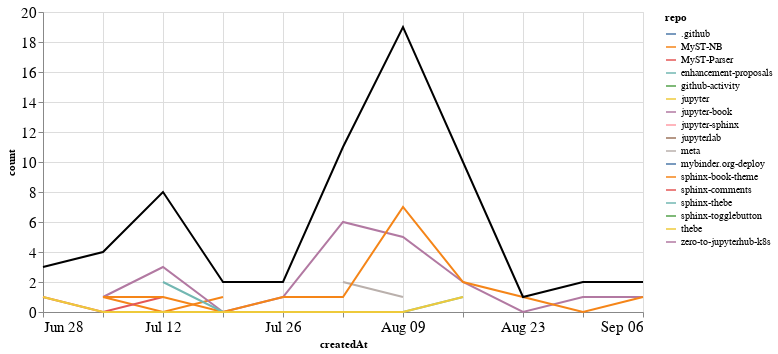

Write notebook code for a chart like this one.
### Markdown cell above
## PRs

### Code cell
prs_time = prs.groupby('repo').resample('W', on='createdAt').count()['author'].reset_index()
prs_time = prs_time.rename(columns={'author': 'count'})
prs_time_total = prs_time.groupby('createdAt').agg({"count": "sum"}).reset_index()

ch1 = alt.Chart(prs_time, width=600).mark_line().encode(
    x='createdAt',
    y='count',
    color='repo',
    tooltip="repo"
)

ch2 = alt.Chart(prs_time_total, width=600).mark_line(color="black").encode(
    x='createdAt',
    y='count',
)

ch1 + ch2

### Figure 1 — Vega-Lite specification as saved in the notebook (floating-point values rounded to 4 significant figures)
{"config": {"axisLeft": {"labelFontSize": 15}, "axisBottom": {"labelFontSize": 15}}, "layer": [{"data": {"name": "data-3340b85c6c765a9559592110fc9e3eb3"}, "mark": "line", "encoding": {"color": {"type": "nominal", "field": "repo"}, "tooltip": {"type": "nominal", "field": "repo"}, "x": {"type": "temporal", "field": "createdAt"}, "y": {"type": "quantitative", "field": "count"}}, "width": 600}, {"data": {"name": "data-ad63749cf881651ce445f22265b1761c"}, "mark": {"type": "line", "color": "black"}, "encoding": {"x": {"type": "temporal", "field": "createdAt"}, "y": {"type": "quantitative", "field": "count"}}, "width": 600}], "$schema": "https://vega.github.io/schema/vega-lite/v4.8.1.json", "datasets": {"data-3340b85c6c765a9559592110fc9e3eb3": [{"repo": ".github", "createdAt": "2020-08-02T00:00:00", "count": 2}, {"repo": "MyST-NB", "createdAt": "2020-07-05T00:00:00", "count": 1}, {"repo": "MyST-NB", "createdAt": "2020-07-12T00:00:00", "count": 0}, {"repo": "MyST-NB", "createdAt": "2020-07-19T00:00:00", "count": 1}, {"repo": "MyST-Parser", "createdAt": "2020-06-28T00:00:00", "count": 1}, {"repo": "MyST-Parser", "createdAt": "2020-07-05T00:00:00", "count": 0}, {"repo": "MyST-Parser", "createdAt": "2020-07-12T00:00:00", "count": 1}, {"repo": "enhancement-proposals", "createdAt": "2020-08-30T00:00:00", "count": 1}, {"repo": "github-activity", "createdAt": "2020-08-09T00:00:00", "count": 2}, {"repo": "jupyter", "createdAt": "2020-07-12T00:00:00", "count": 1}, {"repo": "jupyter-book", "createdAt": "2020-07-05T00:00:00", "count": 1}, {"repo": "jupyter-book", "createdAt": "2020-07-12T00:00:00", "count": 3}, {"repo": "jupyter-book", "createdAt": "2020-07-19T00:00:00", "count": 0}, {"repo": "jupyter-book", "createdAt": "2020-07-26T00:00:00", "count": 1}, {"repo": "jupyter-book", "createdAt": "2020-08-02T00:00:00", "count": 6}, {"repo": "jupyter-book", "createdAt": "2020-08-09T00:00:00", "count": 5}, {"repo": "jupyter-book", "createdAt": "2020-08-16T00:00:00", "count": 2}, {"repo": "jupyter-book", "createdAt": "2020-08-23T00:00:00", "count": 0}, {"repo": "jupyter-book", "createdAt": "2020-08-30T00:00:00", "count": 1}, {"repo": "jupyter-book", "createdAt": "2020-09-06T00:00:00", "count": 1}, {"repo": "jupyter-sphinx", "createdAt": "2020-06-28T00:00:00", "count": 1}, {"repo": "jupyterlab", "createdAt": "2020-08-09T00:00:00", "count": 1}, {"repo": "meta", "createdAt": "2020-08-02T00:00:00", "count": 2}, {"repo": "meta", "createdAt": "2020-08-09T00:00:00", "count": 1}, {"repo": "mybinder.org-deploy", "createdAt": "2020-07-19T00:00:00", "count": 1}, {"repo": "sphinx-book-theme", "createdAt": "2020-07-05T00:00:00", "count": 1}, {"repo": "sphinx-book-theme", "createdAt": "2020-07-12T00:00:00", "count": 1}, {"repo": "sphinx-book-theme", "createdAt": "2020-07-19T00:00:00", "count": 0}, {"repo": "sphinx-book-theme", "createdAt": "2020-07-26T00:00:00", "count": 1}, {"repo": "sphinx-book-theme", "createdAt": "2020-08-02T00:00:00", "count": 1}, {"repo": "sphinx-book-theme", "createdAt": "2020-08-09T00:00:00", "count": 7}, {"repo": "sphinx-book-theme", "createdAt": "2020-08-16T00:00:00", "count": 2}, {"repo": "sphinx-book-theme", "createdAt": "2020-08-23T00:00:00", "count": 1}, {"repo": "sphinx-book-theme", "createdAt": "2020-08-30T00:00:00", "count": 0}, {"repo": "sphinx-book-theme", "createdAt": "2020-09-06T00:00:00", "count": 1}, {"repo": "sphinx-comments", "createdAt": "2020-08-16T00:00:00", "count": 4}, {"repo": "sphinx-thebe", "createdAt": "2020-07-12T00:00:00", "count": 2}, {"repo": "sphinx-thebe", "createdAt": "2020-07-19T00:00:00", "count": 0}, {"repo": "sphinx-thebe", "createdAt": "2020-07-26T00:00:00", "count": 0}, {"repo": "sphinx-thebe", "createdAt": "2020-08-02T00:00:00", "count": 0}, {"repo": "sphinx-thebe", "createdAt": "2020-08-09T00:00:00", "count": 0}, {"repo": "sphinx-thebe", "createdAt": "2020-08-16T00:00:00", "count": 1}, {"repo": "sphinx-togglebutton", "createdAt": "2020-08-09T00:00:00", "count": 3}, {"repo": "thebe", "createdAt": "2020-06-28T00:00:00", "count": 1}, {"repo": "thebe", "createdAt": "2020-07-05T00:00:00", "count": 0}, {"repo": "thebe", "createdAt": "2020-07-12T00:00:00", "count": 0}, {"repo": "thebe", "createdAt": "2020-07-19T00:00:00", "count": 0}, {"repo": "thebe", "createdAt": "2020-07-26T00:00:00", "count": 0}, {"repo": "thebe", "createdAt": "2020-08-02T00:00:00", "count": 0}, {"repo": "thebe", "createdAt": "2020-08-09T00:00:00", "count": 0}, {"repo": "thebe", "createdAt": "2020-08-16T00:00:00", "count": 1}, {"repo": "zero-to-jupyterhub-k8s", "createdAt": "2020-07-05T00:00:00", "count": 1}], "data-ad63749cf881651ce445f22265b1761c": [{"createdAt": "2020-06-28T00:00:00", "count": 3}, {"createdAt": "2020-07-05T00:00:00", "count": 4}, {"createdAt": "2020-07-12T00:00:00", "count": 8}, {"createdAt": "2020-07-19T00:00:00", "count": 2}, {"createdAt": "2020-07-26T00:00:00", "count": 2}, {"createdAt": "2020-08-02T00:00:00", "count": 11}, {"createdAt": "2020-08-09T00:00:00", "count": 19}, {"createdAt": "2020-08-16T00:00:00", "count": 10}, {"createdAt": "2020-08-23T00:00:00", "count": 1}, {"createdAt": "2020-08-30T00:00:00", "count": 2}, {"createdAt": "2020-09-06T00:00:00", "count": 2}]}}
